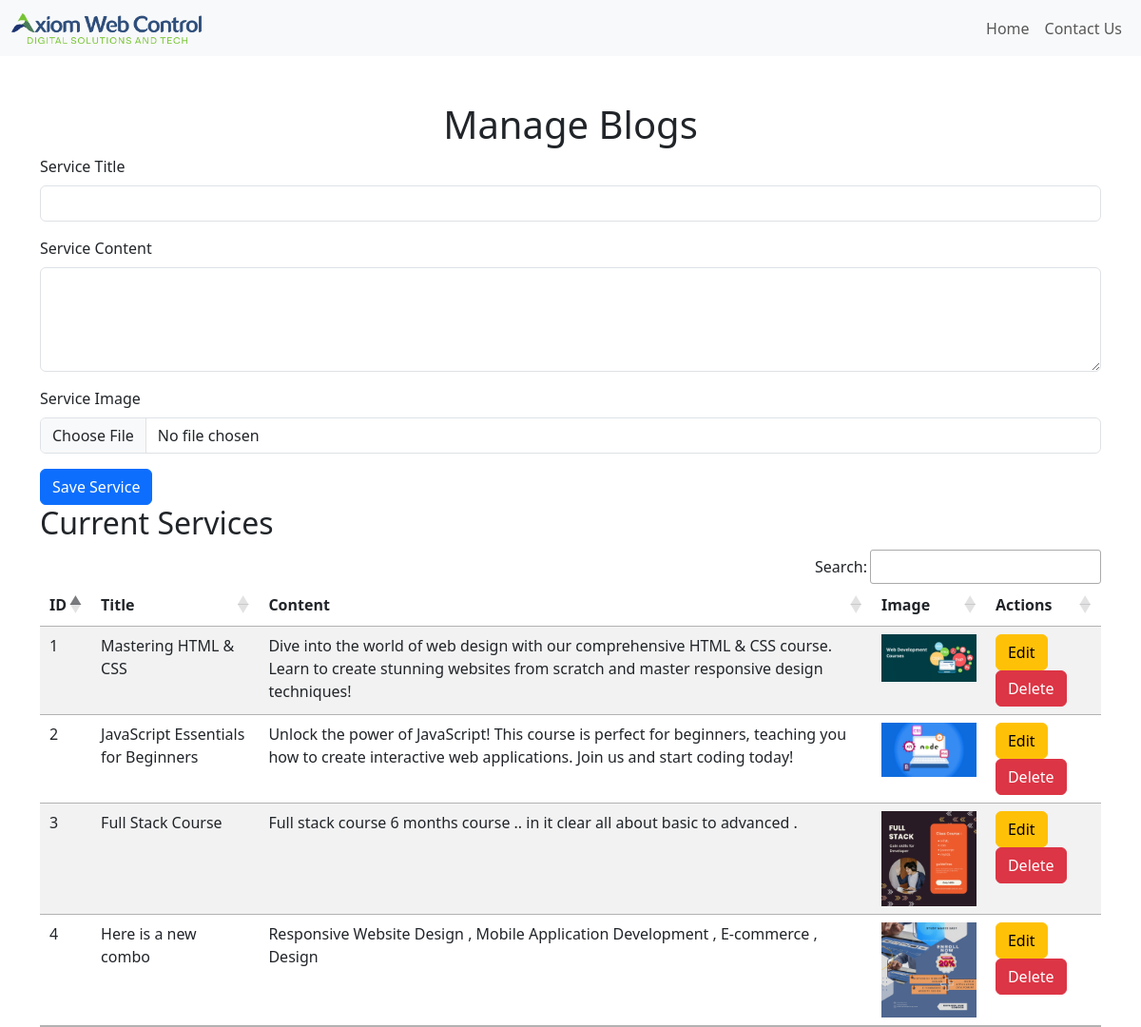
Screenshot of /blogs1.php with the database file from the repository.
### tables this page shows
CREATE TABLE `blogs` (
  `id` int(11) NOT NULL,
  `title` varchar(255) NOT NULL,
  `content` text NOT NULL,
  `image` varchar(255) NOT NULL,
  `created_at` timestamp NOT NULL DEFAULT current_timestamp(),
  `updated_at` timestamp NOT NULL DEFAULT current_timestamp() ON UPDATE current_timestamp(),
  `type` varchar(50) DEFAULT NULL,
  `category` varchar(50) DEFAULT NULL
);

### blogs1.php (the view, shortened to what this page needs)
<?php
$conn = new mysqli('localhost', 'root', '', 'user_system', 5306);
$result = $conn->query("SELECT * FROM blogs");
?>
<!DOCTYPE html>
<html lang="en">
<head>
    <link rel="stylesheet" href="https://cdn.jsdelivr.net/npm/bootstrap@5.3.0-alpha1/dist/css/bootstrap.min.css">
    <link rel="stylesheet" href="https://cdn.datatables.net/1.13.1/css/jquery.dataTables.min.css">
    <link rel="stylesheet" href="https://cdn.datatables.net/buttons/2.3.2/css/buttons.dataTables.min.css">
</head>
<body>
<nav class="navbar navbar-expand-lg navbar-light bg-light">
    <div class="container-fluid">
        <a class="navbar-brand" href="index.php">
            <img src="images/navname1.png" alt="Logo" class="d-inline-block align-text-top">
        </a>
        <div class="collapse navbar-collapse justify-content-end" id="navbarNav">
            <ul class="navbar-nav">
                <li class="nav-item">
                    <a class="nav-link" href="home.php">Home</a>
                </li>
                <li class="nav-item">
                    <a class="nav-link" href="contact-us.php">Contact Us</a>
                </li>
            </ul>
        </div>
    </div>
</nav>
<div class="container mt-5">
    <h1 class="text-center">Manage Blogs</h1>
    <form action="services.php" method="POST" enctype="multipart/form-data">
        <div class="mb-3">
            <label for="service_title" class="form-label">Service Title</label>
            <input type="text" class="form-control" id="service_title" name="service_title" required>
        </div>
        <div class="mb-3">
            <label for="service_content" class="form-label">Service Content</label>
            <textarea class="form-control" id="service_content" name="service_content" rows="4" required></textarea>
        </div>
        <div class="mb-3">
            <label for="service_image" class="form-label">Service Image</label>
            <input type="file" class="form-control" id="service_image" name="service_image">
        </div>
        <button type="submit" class="btn btn-primary" name="submit">Save Service</button>
    </form>
    <h2>Current Services</h2>
    <table id="serviceTable" class="table table-striped">
        <thead>
            <tr>
                <th>ID</th>
                <th>Title</th>
                <th>Content</th>
                <th>Image</th>
                <th>Actions</th>
            </tr>
        </thead>
        <tbody>
            <?php while ($row = $result->fetch_assoc()): ?>
                <tr>
                    <td><?= $row['id'] ?></td>
                    <td><?= $row['title'] ?></td>
                    <td><?= $row['content'] ?></td>
                    <td><img src="<?= $row['image'] ?>" alt="Service Image" style="width: 100px; height: auto;"></td>
                    <td>
                        <button class="btn btn-warning" onclick="editService(<?= $row['id'] ?>)">Edit</button>
                        <button class="btn btn-danger" onclick="deleteService(<?= $row['id'] ?>)">Delete</button>
                    </td>
                </tr>
            <?php endwhile; ?>
        </tbody>
    </table>
</div>
</body>
</html>

### blogs1.php (style rules this page uses)
.navbar-brand img { width: 200px; height: auto; margin-right: 15px; }

### rows the page displays
blogs: id "1", title "Mastering HTML & CSS", content "Dive into the world of web design with our comprehensive HTML & CSS course. Learn to create stunning websites from scratch and master responsive design techniques!", image (picture)
blogs: id "2", title "JavaScript Essentials for Beginners", content "Unlock the power of JavaScript! This course is perfect for beginners, teaching you how to create interactive web applications. Join us and start coding today!", image (picture)
blogs: id "3", title "Full Stack Course", content "Full stack course 6 months course .. in it clear all about basic to advanced .", image (picture)
blogs: id "4", title "Here is a new combo", content "Responsive Website Design , Mobile Application Development , E-commerce , Design", image (picture)
